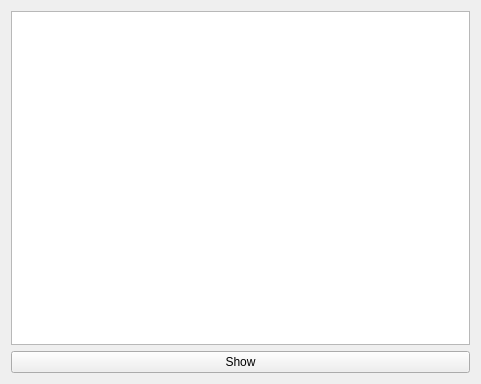
<?xml version="1.0" encoding="UTF-8"?>
<ui version="4.0">
 <class>AllPhotosWidget</class>
 <widget class="QWidget" name="AllPhotosWidget">
  <property name="geometry">
   <rect>
    <x>0</x>
    <y>0</y>
    <width>481</width>
    <height>384</height>
   </rect>
  </property>
  <property name="windowTitle">
   <string>Form</string>
  </property>
  <layout class="QVBoxLayout" name="verticalLayout">
   <item>
    <widget class="QListWidget" name="listWidget_photos"/>
   </item>
   <item>
    <widget class="QPushButton" name="pushButton_show">
     <property name="text">
      <string>Show</string>
     </property>
    </widget>
   </item>
  </layout>
 </widget>
 <resources/>
 <connections/>
</ui>
